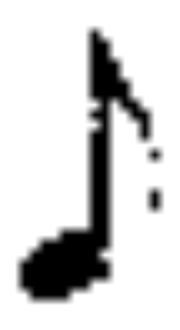
#> input picture Test_Symbols/73.jpg, 180 x 330 px, found by its file name
$ python aliasing_test.py
#> lines starting #> are read from the running program, lines starting #| are printed output that depends on the picture; after the words box and inside, x2 and y2 are one past the last pixel; in counts of white or black regions, pixels touching at a corner belong together
import cv2, numpy as np, matplotlib.pyplot as plt
from Resize import Resize

# 원본
src = cv2.imread(r'Find_Symbols/73.jpg', 0)
#> src is the input picture: shape (330, 180); min 0, max 255, mean 212.1
_,src = cv2.threshold(src,127,255,cv2.THRESH_OTSU)
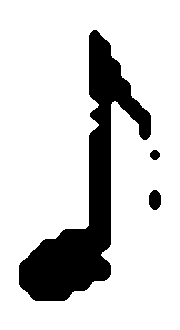
#> src: shape (330, 180); 82.2% white; 3 black regions, box (x1, y1, x2, y2) and area: (19, 30, 151, 301) 10322, (149, 190, 161, 210) 196, (150, 150, 160, 160) 76
dst = src.copy()
w,h = src.shape
#> w = 330; h = 180

## 경계선 추출
Lap_src = cv2.Laplacian(src,-1)
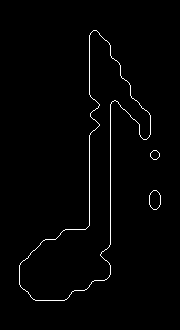
#> Lap_src: shape (330, 180); 1.4% white in thin lines or dots, all inside (x1, y1, x2, y2) = (19, 30, 161, 301)
Lap_src = (255)-Lap_src
_,Lap_src = cv2.threshold(Lap_src,127,255,cv2.THRESH_OTSU)

## 경계선 좌표 추출
pos = []
for y,i in enumerate(Lap_src):
    pos.extend([(x,y) for x, v in enumerate(i) if v == 0])
#> after the loop, pos = 806 pairs, first value 19 to 160, second value 30 to 300
## 지정 방향 탐색
Os = {'O1':[(0,-2),(0,-1),(0,0),(0,1),(0,2)],
    'O2':[(2,-2),(1,-1),(0,0),(-1,1),(-2,2)],
    'O3':[(2,0),(1,0),(0,0),(-1,0),(-2,0)],
    'O4':[(2,2),(1,1),(0,0),(-1,-1),(-2,-2)]}

for x, y in pos:
    O_value = {'O1':[],'O2':[],'O3':[],'O4':[]}
    for O in Os:
        cnts= []
        for Ox, Oy in Os.get(O):
            O_value.get(O).append(1 if src[y+Oy][x+Ox] == 0 else 0)
        cnts.append(O_value.get(O).count(1))
        print(cnts)
        if 1 in cnts:
            dst[y][x] = 255
            break
        elif 5 in cnts:
            break
        else :
            for cnt in cnts:
                if cnt < 3:
                    v = O_value.get(O)
                    for i in range(len(v)-2):
                        if v[i] == 1 and v[i+1] == 0 and v[i+2] == 1:
                            ox,oy = Os.get(O)[i+1]
                            dst[y+oy][x+ox] = 0
                            break
                    break
#> this loop made 806 passes
#> (x, y) on passes 1 to 3: (93, 30), (94, 30), (95, 30)
#> (printed output is left out)


        # [11 lines of commented-out code are left out]

merged = np.hstack([src,dst])
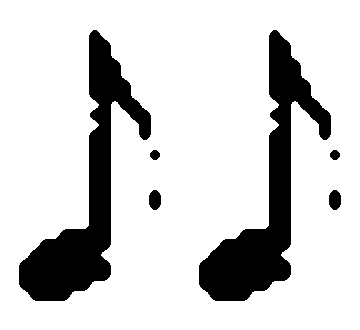
#> merged: shape (330, 360); 82.2% white; 6 black regions, box (x1, y1, x2, y2) and area: (19, 30, 151, 301) 10322, (199, 30, 331, 301) 10322, (149, 190, 161, 210) 196, (329, 190, 341, 210) 196, (150, 150, 160, 160) 76, (330, 150, 340, 160) 76
plt.figure(figsize=(17,6))
plt.imshow(merged)
# plt.scatter(y, x, s=30, c="w", alpha=0.7)
plt.show()

# [35 lines of commented-out code are left out]

$ run again, with Test_Symbols/104.jpg copied over Test_Symbols/73.jpg
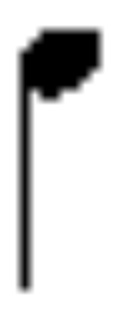
#> input picture Test_Symbols/104.jpg, 120 x 320 px, found by its file name
#> src is the input picture: shape (320, 120); min 0, max 255, mean 212.5
#> src: shape (320, 120); 81.8% white; 1 black region, box (x1, y1, x2, y2) and area: (19, 29, 101, 291) 6981
#> `Lap_src = cv2.Laplacian(src,-1)`:
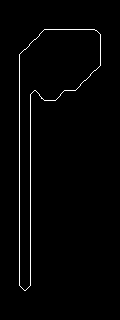
#> Lap_src: shape (320, 120); 1.6% white in thin lines or dots, all inside (x1, y1, x2, y2) = (19, 29, 101, 291)
#> after the loop `for y,i in enumerate(Lap_src):`: pos = 622 pairs, first value 19 to 100, second value 29 to 290
#> the loop `for x, y in pos:` made 622 passes
#> (x, y) on passes 1 to 3: (44, 29), (45, 29), (46, 29)
#> (printed output is left out)
#> `merged = np.hstack([src,dst])`:
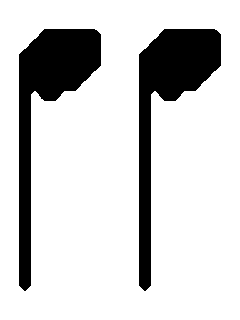
#> merged: shape (320, 240); 81.8% white; 2 black regions, box (x1, y1, x2, y2) and area: (19, 29, 101, 291) 6981, (139, 29, 221, 291) 6980

$ run again, with Test_Symbols/105.jpg copied over Test_Symbols/73.jpg
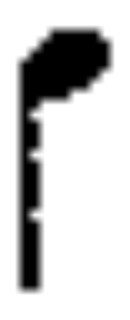
#> input picture Test_Symbols/105.jpg, 130 x 320 px, found by its file name
#> src is the input picture: shape (320, 130); min 0, max 255, mean 203.5
#> src: shape (320, 130); 79.7% white; 1 black region, box (x1, y1, x2, y2) and area: (20, 30, 110, 290) 8460
#> `Lap_src = cv2.Laplacian(src,-1)`:
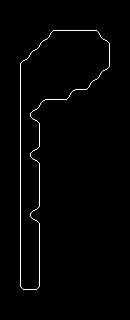
#> Lap_src: shape (320, 130); 1.5% white in thin lines or dots, all inside (x1, y1, x2, y2) = (20, 30, 110, 290)
#> after the loop `for y,i in enumerate(Lap_src):`: pos = 632 pairs, first value 20 to 109, second value 30 to 289
#> the loop `for x, y in pos:` made 632 passes
#> (x, y) on passes 1 to 3: (53, 30), (54, 30), (55, 30)
#> (printed output is left out)
#> `merged = np.hstack([src,dst])`:
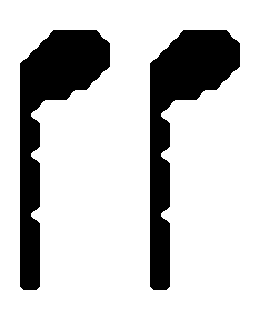
#> merged: shape (320, 260); 79.7% white; 2 black regions, box (x1, y1, x2, y2) and area: (20, 30, 110, 290) 8460, (150, 30, 240, 290) 8460

$ run again, with Test_Symbols/11.jpg copied over Test_Symbols/73.jpg
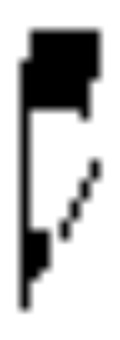
#> input picture Test_Symbols/11.jpg, 120 x 340 px, found by its file name
#> src is the input picture: shape (340, 120); min 0, max 255, mean 195
#> src: shape (340, 120); 74.7% white; 2 black regions, box (x1, y1, x2, y2) and area: (19, 29, 101, 310) 9435, (59, 160, 101, 240) 880
#> `Lap_src = cv2.Laplacian(src,-1)`:
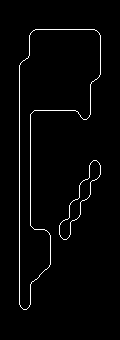
#> Lap_src: shape (340, 120); 2.2% white in thin lines or dots, all inside (x1, y1, x2, y2) = (19, 29, 101, 310)
#> after the loop `for y,i in enumerate(Lap_src):`: pos = 887 pairs, first value 19 to 100, second value 29 to 309
#> the loop `for x, y in pos:` made 887 passes
#> (printed output is left out)
#> `merged = np.hstack([src,dst])`:
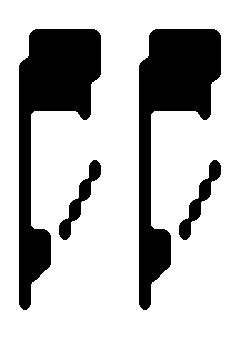
#> merged: shape (340, 240); 74.7% white; 4 black regions, box (x1, y1, x2, y2) and area: (19, 29, 101, 310) 9435, (139, 29, 221, 310) 9435, (59, 160, 101, 240) 880, (179, 160, 221, 240) 880
